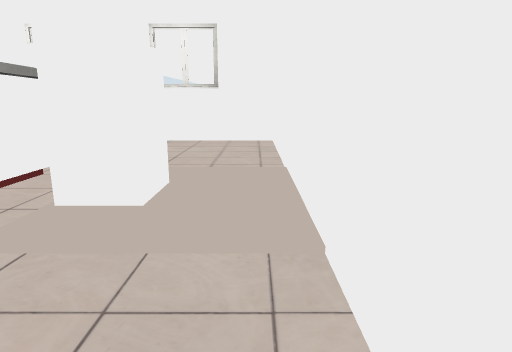
[1] (above)

18 first-person views from a walk through a 3-D level made in the Unity game engine. The camera is 1.2 m above the floor, tilts 12° down and sees 75° across. The floor is counted in squares, 0.6 m on a side. Each view is taken from the middle of a square. On the plan, view 1 faces up. The plan holds only what a view shows up to about 18 squares ahead; the rest is blank. The player character is not drawn. Some surface patterns are stand-ins.

[2]
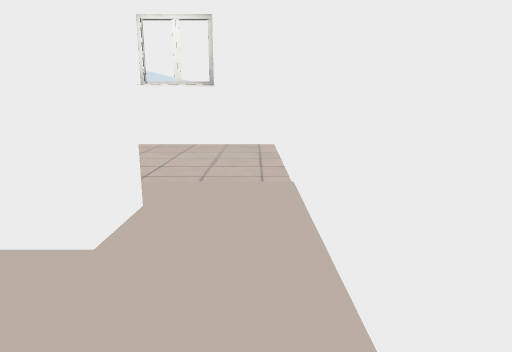

[3]
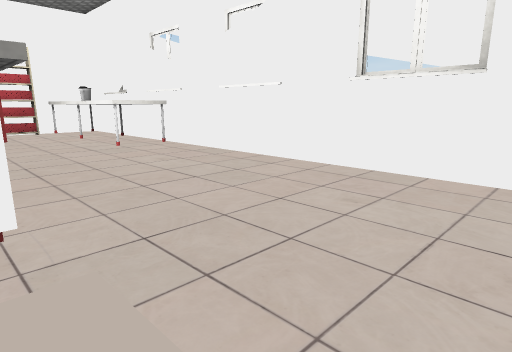

[4]
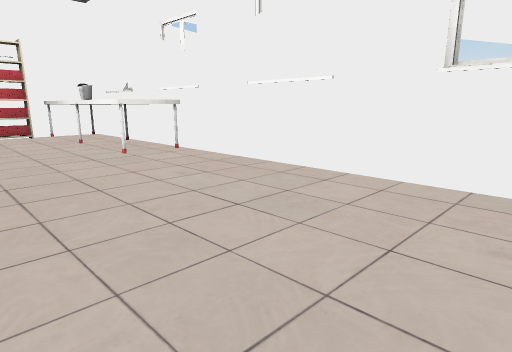

[5]
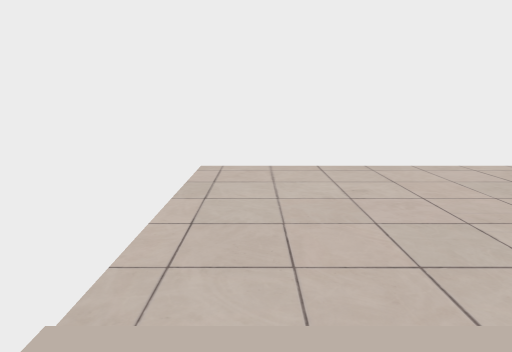

[6]
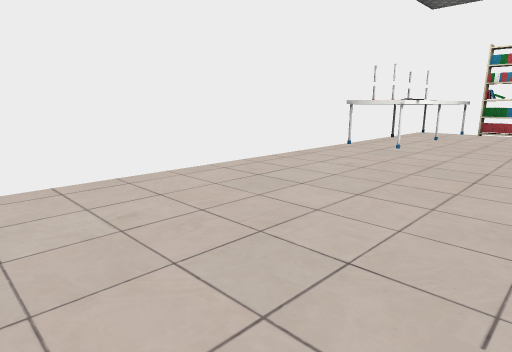

[7]
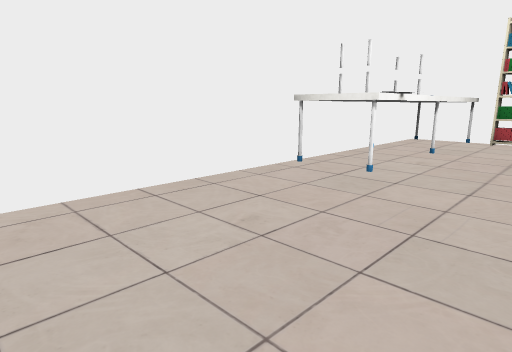

[8]
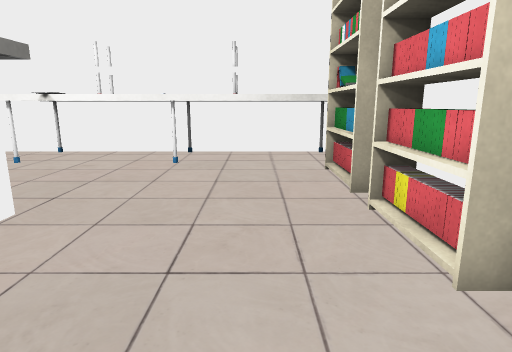

[9]
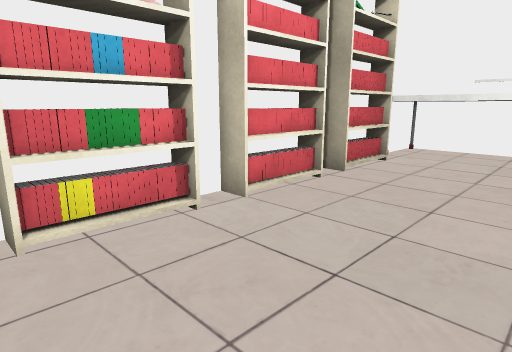

[10]
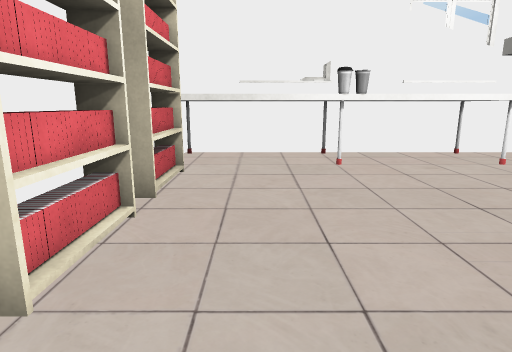

[11]
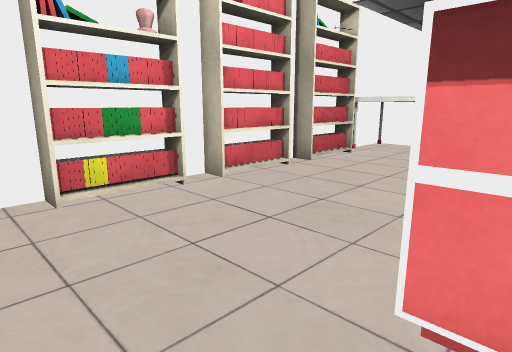

[12]
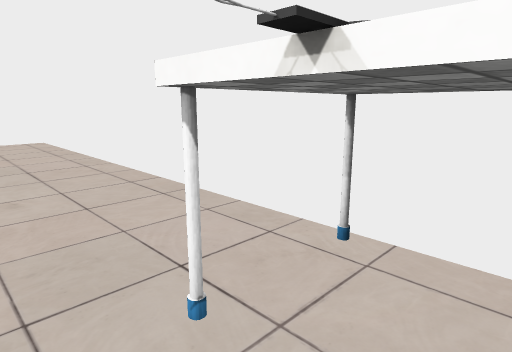

[13]
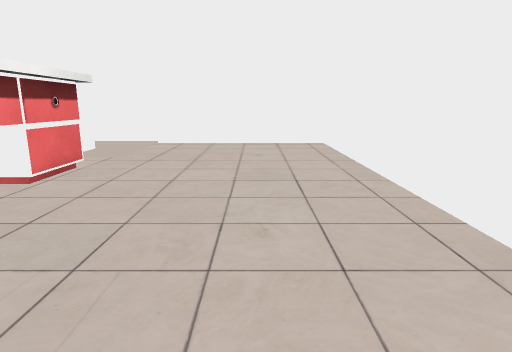

[14]
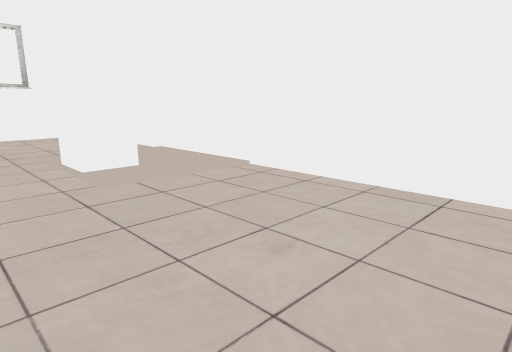

[15]
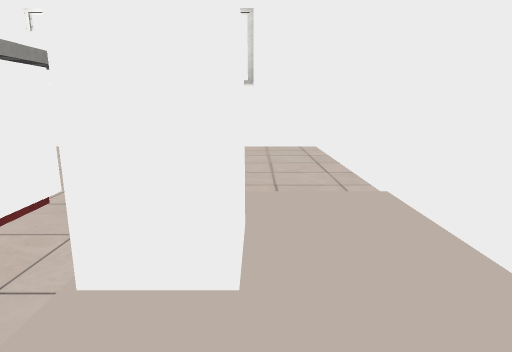

[16]
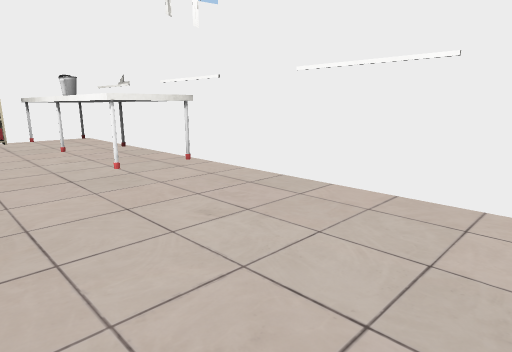

[17]
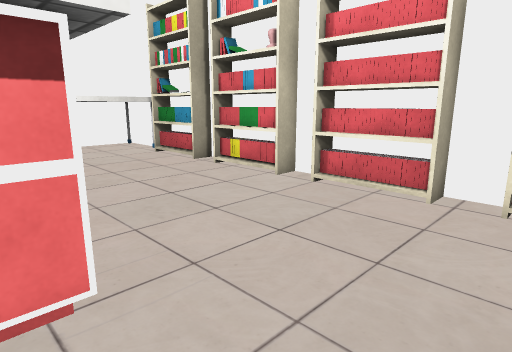

[18]
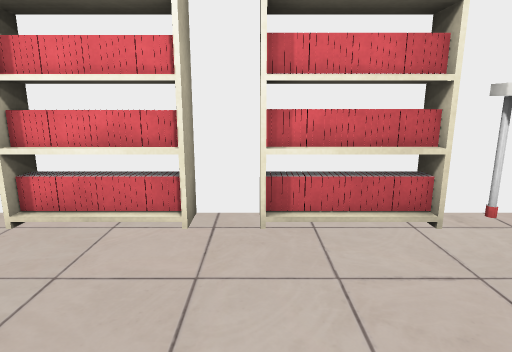

### Floor plan
Key: @ floor where view 1 was taken; # wall or solid block; x gap in a wall; . floor; ^ raised ledge; B books; O other object.
Columns run from 29 left of view 1 to 1 right of it. Each row starts with its distance up from view 1.
 19 #^^^^^^^^^^^###################
 18 #          ^..................#
 17 #     OO   ^..................#
 16 #^^^^^x^^^^^..................#
 15 BB............................#
 14 BB............................#
 13 ##............................#
 12 B#............................#
 11 ##.......    .................#
 10 B#.....^^          ^^^^^......#
  9 ##.....^               ^......#
  8 ##.....^               ^.# #..#
  7 ##.....                ^.  #..#
  6 B#.....^               ^. ##..#
  5 ##.....^^           ^^^^......#
  4 ##......^       ^^^^^^^.......#
  3 #........ ....................#
  2 ##............................#
  1 ##............................#
  0 ##...........................@#
 -1 ##........O#..................#
 -2 #^^^^^ ^^^O^..................#
 -3 #   #    ^ ^..................#
 -4 #   ###  # ^..................#
 -5 ###############################

Where each view was taken, in squares from view 1:
view 1: 0 up, 0 right, facing up
view 2: 2 up, 0 right, facing up
view 3: 9 up, 0 right, facing up-left
view 4: 10 up, 3 left, facing up-left
view 5: 7 up, 1 left, facing down
view 6: 5 up, 1 left, facing down-left
view 7: 3 up, 8 left, facing down-left
view 8: 10 up, 26 left, facing down
view 9: 3 up, 23 left, facing up-left
view 10: 5 up, 26 left, facing up
view 11: 2 up, 21 left, facing up-left
view 12: 0 up, 20 left, facing down-right
view 13: 1 down, 17 left, facing right
view 14: 4 down, 7 left, facing up-right
view 15: 3 up, 2 left, facing up
view 16: 12 up, 7 left, facing up-left
view 17: 13 up, 21 left, facing down-left
view 18: 12 up, 23 left, facing left
